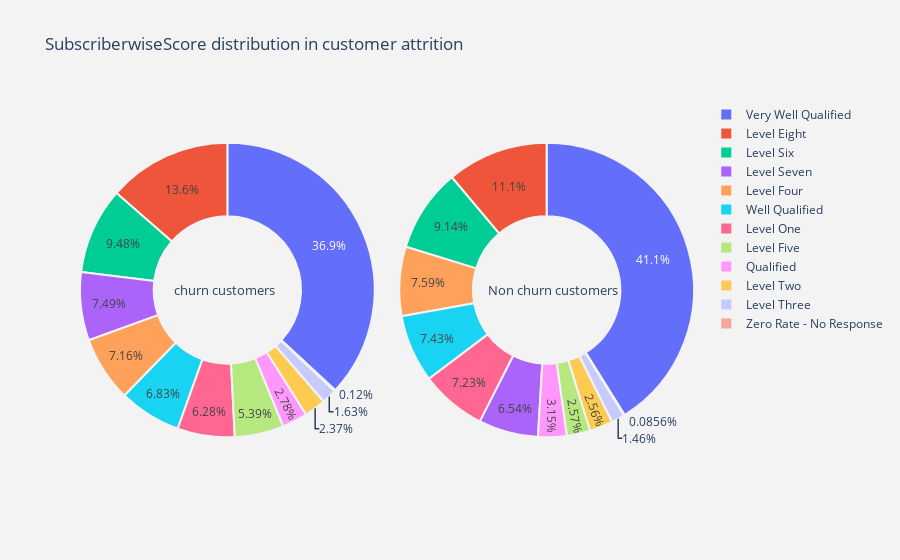

The notebook cell saved with this chart:
### Markdown cell above
We now analyse SubscriberWiseScore

### Code cell
plot_pie('SubscriberwiseScore')

### Figure 1 — Plotly figure (JSON) as saved in the notebook; plotly's stock layout.template omitted (floating-point values rounded to 4 significant figures)
{"data": [{"domain": {"x": [0, 0.48]}, "hole": 0.5, "hoverinfo": "label+percent+name", "labels": ["Very Well Qualified", "Level Eight", "Level Six", "Level Seven", "Level Four", "Well Qualified", "Level One", "Level Five", "Qualified", "Level Two", "Level Three", "Zero Rate - No Response"], "marker": {"line": {"color": "rgb(243,243,243)", "width": 2}}, "name": "Churn Customers", "type": "pie", "values": [72535, 26658, 18634, 14712, 14070, 13416, 12340, 10584, 5467, 4649, 3196, 236]}, {"domain": {"x": [0.52, 1]}, "hole": 0.5, "hoverinfo": "label+percent+name", "labels": ["Very Well Qualified", "Level Eight", "Level Six", "Level Four", "Well Qualified", "Level One", "Level Seven", "Qualified", "Level Five", "Level Two", "Level Three", "Zero Rate - No Response"], "marker": {"line": {"color": "rgb(243,243,243)", "width": 2}}, "name": "Non churn customers", "type": "pie", "values": [23052, 6241, 5122, 4255, 4167, 4055, 3669, 1764, 1439, 1436, 821, 48]}], "layout": {"annotations": [{"font": {"size": 13}, "showarrow": false, "text": "churn customers", "x": 0.15, "y": 0.5}, {"font": {"size": 13}, "showarrow": false, "text": "Non churn customers", "x": 0.88, "y": 0.5}], "paper_bgcolor": "rgb(243,243,243)", "plot_bgcolor": "rgb(243,243,243)", "title": {"text": "SubscriberwiseScore distribution in customer attrition "}}}
